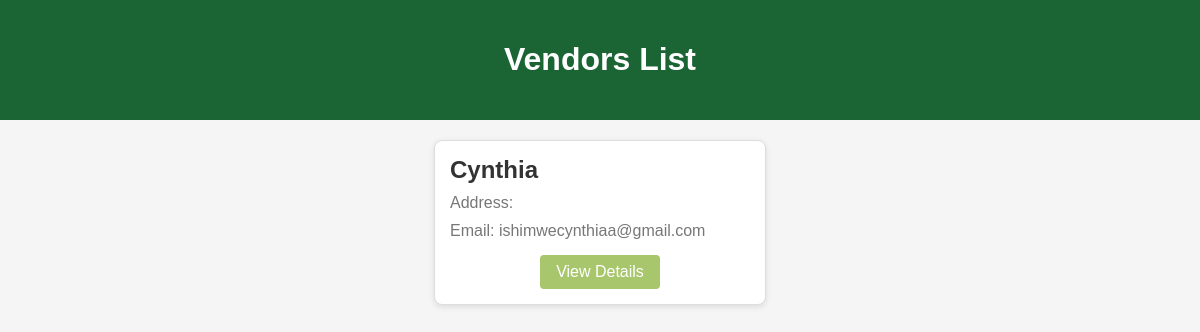
The page /Vendors/vendors/list/ on the database as committed earlier.
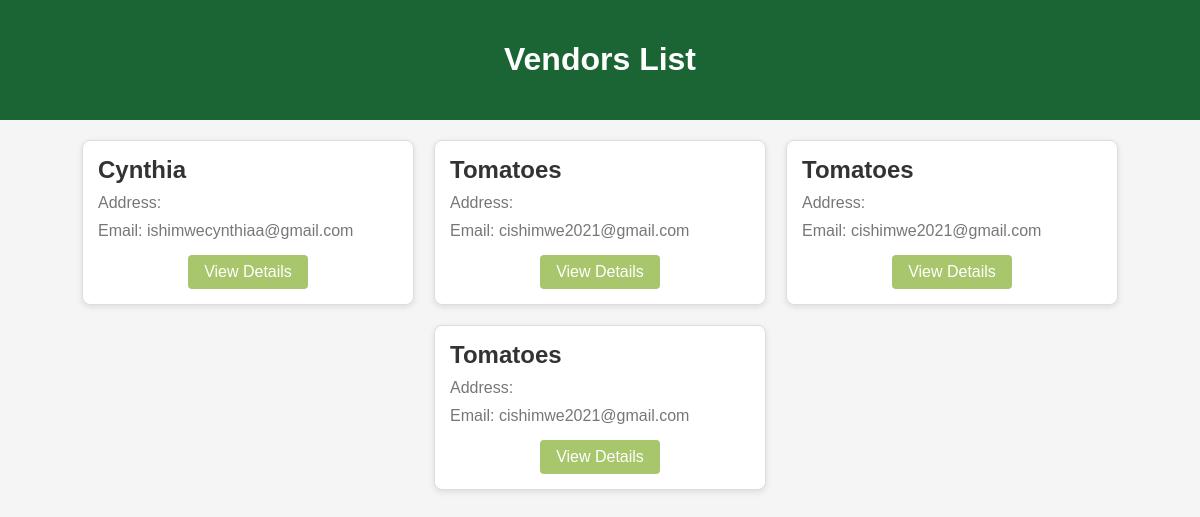
The same page on the database as committed later.
### Vendors/models.py (models this page shows)
class Vendor(models.Model):
    name=models.CharField(max_length=32)
    gender=models.CharField(max_length=32)
    last_name=models.CharField(max_length=32)
    email=models.CharField(max_length=32)
    age=models.PositiveBigIntegerField()

### Vendors/views.py (the view)
# urls.py: path('vendors/list/', vendor_display, name='vendor_display'),
def vendor_display(request):
    vendors = Vendor.objects.all()
    return render(request,"vendors/vendor_display.html",{"vendors":vendors})

### templates/vendors/vendor_display.html (shortened to what this page needs)
<!DOCTYPE html>
<html lang="en">
<head>
</head>
<body>
    <div class="header">
        <h1>Vendors List</h1>
    </div>
    <div class="vendor-container">
        {% for vendor in vendors %}
        <div class="vendor-card">
            <h3>{{ vendor.name }}</h3>
            <p>Address:{{vendor.address}}</p>
            <p>Email: {{ vendor.email }}</p>
            <div class="buttons">
                <a href="{% url 'vendors:vendor_detail' id=vendor.id %}">View Details</a>
            </div>
        </div>
        {% endfor %}
    </div>
</body>
</html>

Rows that differ between the two databases and show on the page:
added Vendor: name "Tomatoes", email "cishimwe2021@gmail.com"
added Vendor: name "Tomatoes", email "cishimwe2021@gmail.com"
added Vendor: name "Tomatoes", email "cishimwe2021@gmail.com"
